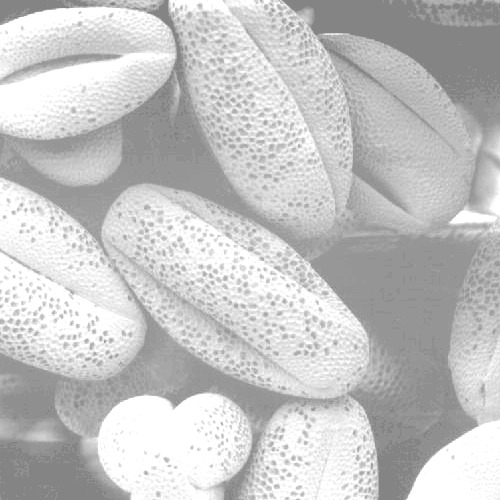
#> input picture Lab-07_Histogram_Equalization/hist2.tif, 500 x 500 px
$ jupyter execute histogram-equalization.ipynb
#> lines starting #> are read from the running program, lines starting #| are printed output that depends on the picture
# DIP Lab 7: Histogram Equalization

[cell 1]
from PIL import Image
from collections import defaultdict

# Open Image
image = Image.open("hist2.tif")
#> image is the input picture: PIL image 500x500 L; min 132, max 255, mean 196.4
# Convert to Greyscale
image = image.convert('L')
original_image = image
original_image

### Plotting Histogram of Original Image

[cell 2]
# Plotting Histogram
import matplotlib.pyplot as plt
def histogram(image,text):
#> called with text = 'Original Image'
    data = list(image.getdata())
#> data = 250000 items
    plt.hist(data,bins=255)
    plt.title(text)
    plt.show()
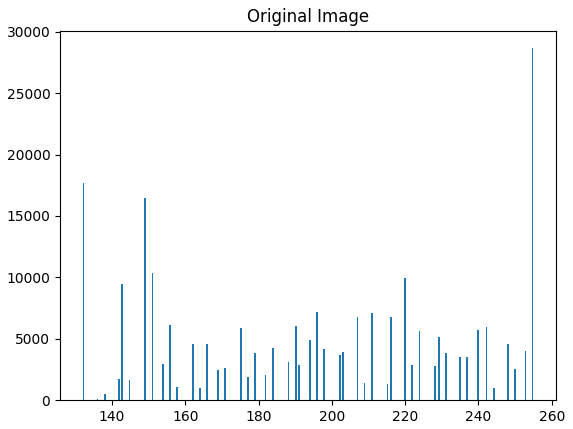
#> figure drawn by matplotlib, 1 panel; tallest bar 28659 high, from x = 254.5 to 255
# Original Image Histogram
histogram(original_image,"Original Image")

### Histogram Equalization Algorithm

[cell 3]
width, height = image.size
#> width = 500; height = 500
image_size = width * height
#> image_size = 250000

count_pixels = [[i,0] for i in range(0,256)]
# Counting Number of pixels
for x in range(0,width):
    for y in range(0,height):
        pixel_value = image.getpixel((x,y))
        count_pixels[pixel_value][1] += 1
#> after the loop, count_pixels = 256 pairs, first value 0 to 255, second value 0 to 28659

# Probability Density Function
count_pixels = [[key,value / image_size] for [key,value] in count_pixels]
#> count_pixels = 256 pairs, first value 0 to 255, second value 0 to 0.115

# Cumulative Density Function
for pixel_value in range(1, 256):
    count_pixels[pixel_value][1] += count_pixels[pixel_value - 1][1]
#> after the loop, count_pixels = 256 pairs, first value 0 to 255, second value 0 to 1

# Transformation Function
transformation = [[key,round(value * 255)] for [key,value] in count_pixels]
#> transformation = 256 pairs, first value 0 to 255, second value 0 to 255
transformation = {transform[0]:transform[1] for transform in transformation}
#> transformation = 256 items

# Applying the Transformation on Original Image
for x in range(0,width):
    for y in range(0, height):
        pixel = image.getpixel((x,y))
        pixel = transformation[pixel]
        image.putpixel((x,y), pixel)
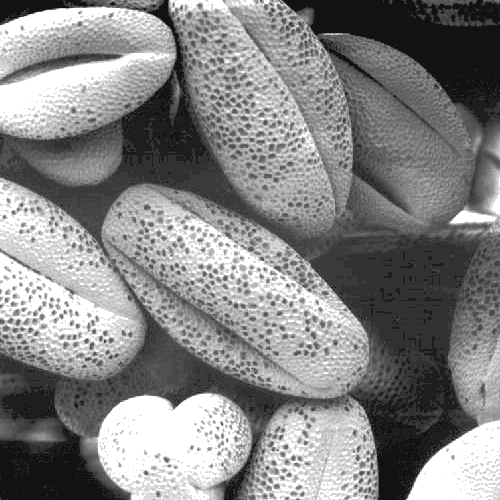
#> image: PIL image 500x500 L; min 18, max 255, mean 132.5
image

### Histogram of Equalized Image

[cell 4]
# Equalized Image Histogram
histogram(image,"Histogram Equalized Image")
#> call 2 of histogram, with text = 'Histogram Equalized Image'
#> in histogram (call 2), `plt.show()`:
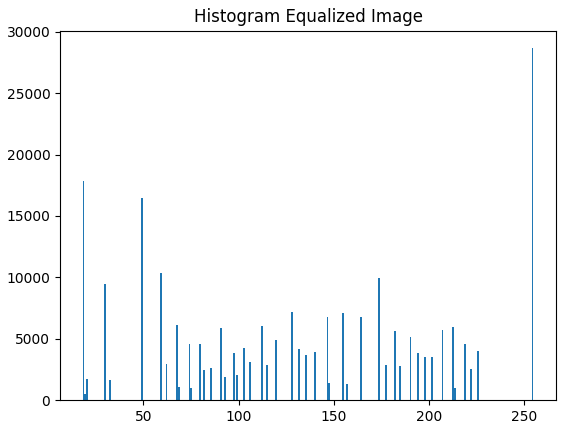
#> figure drawn by matplotlib, 1 panel; tallest bar 28659 high, from x = 254.1 to 255
